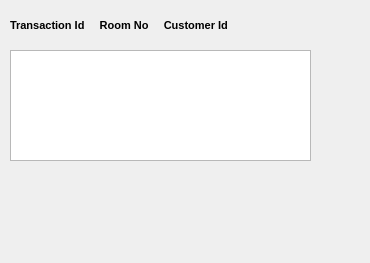
<?xml version="1.0" encoding="UTF-8"?>
<ui version="4.0">
 <class>transaction</class>
 <widget class="QDialog" name="transaction">
  <property name="windowModality">
   <enum>Qt::WindowModal</enum>
  </property>
  <property name="geometry">
   <rect>
    <x>0</x>
    <y>0</y>
    <width>370</width>
    <height>263</height>
   </rect>
  </property>
  <property name="windowTitle">
   <string>Booking Transaction</string>
  </property>
  <widget class="QListWidget" name="lstWidget">
   <property name="geometry">
    <rect>
     <x>10</x>
     <y>50</y>
     <width>301</width>
     <height>111</height>
    </rect>
   </property>
  </widget>
  <widget class="QLabel" name="label">
   <property name="geometry">
    <rect>
     <x>10</x>
     <y>10</y>
     <width>311</width>
     <height>31</height>
    </rect>
   </property>
   <property name="font">
    <font>
     <pointsize>8</pointsize>
     <weight>75</weight>
     <bold>true</bold>
    </font>
   </property>
   <property name="text">
    <string>Transaction Id     Room No     Customer Id         </string>
   </property>
  </widget>
  <widget class="QLabel" name="label_2">
   <property name="geometry">
    <rect>
     <x>0</x>
     <y>0</y>
     <width>381</width>
     <height>261</height>
    </rect>
   </property>
   <property name="text">
    <string/>
   </property>
   <property name="pixmap">
    <pixmap resource="assest.qrc">:/assest/215144579.jpg</pixmap>
   </property>
   <property name="scaledContents">
    <bool>true</bool>
   </property>
  </widget>
  <zorder>label_2</zorder>
  <zorder>lstWidget</zorder>
  <zorder>label</zorder>
 </widget>
 <resources>
  <include location="assest.qrc"/>
 </resources>
 <connections/>
</ui>
